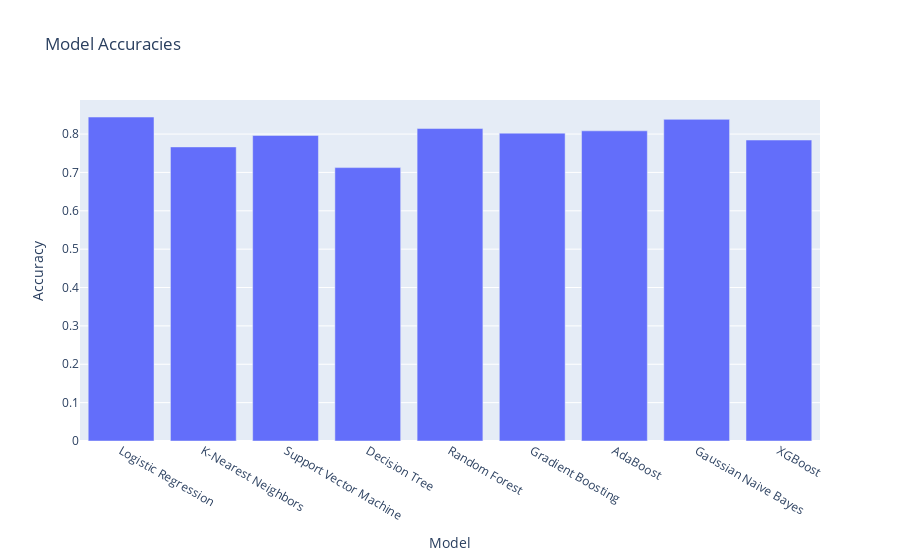

Here is the notebook cell this chart was saved with:
### Code cell
from sklearn.linear_model import LogisticRegression
from sklearn.ensemble import  GradientBoostingClassifier, AdaBoostClassifier
from sklearn.neighbors import KNeighborsClassifier
from sklearn.svm import SVC
from sklearn.tree import DecisionTreeClassifier
from sklearn.naive_bayes import GaussianNB
from xgboost import XGBClassifier
import plotly.express as px


classification_models = {
    "Logistic Regression": LogisticRegression(),
    "K-Nearest Neighbors": KNeighborsClassifier(),
    "Support Vector Machine": SVC(),
    "Decision Tree": DecisionTreeClassifier(),
    "Random Forest": RandomForestClassifier(),
    "Gradient Boosting": GradientBoostingClassifier(),
    "AdaBoost": AdaBoostClassifier(),
    "Gaussian Naive Bayes": GaussianNB(),
    "XGBoost": XGBClassifier()}

model_names=[]
accuracies=[]

for name,clf in classification_models.items():
    clf.fit(X_train,y_train)
    score=clf.score(X_test,y_test)
    model_names.append(name)
    accuracies.append(score)
    print(f"{name} accuracy: {score:.2f}")

df_models=pd.DataFrame({'Model':model_names,'Accuracy':accuracies})
fig = px.bar(df_models, x='Model', y='Accuracy', title='Model Accuracies')
fig.show()

### Figure 1 — Plotly figure (JSON) as saved in the notebook; plotly's stock layout.template omitted (floating-point values rounded to 4 significant figures)
{"data": [{"alignmentgroup": "True", "hovertemplate": "Model=%{x}<br>Accuracy=%{y}<extra></extra>", "legendgroup": "", "marker": {"color": "#636efa", "pattern": {"shape": ""}}, "name": "", "offsetgroup": "", "orientation": "v", "showlegend": false, "textposition": "auto", "x": ["Logistic Regression", "K-Nearest Neighbors", "Support Vector Machine", "Decision Tree", "Random Forest", "Gradient Boosting", "AdaBoost", "Gaussian Naive Bayes", "XGBoost"], "xaxis": "x", "y": [0.8443, 0.7665, 0.7964, 0.7126, 0.8144, 0.8024, 0.8084, 0.8383, 0.7844], "yaxis": "y", "type": "bar"}], "layout": {"xaxis": {"anchor": "y", "domain": [0, 1], "title": {"text": "Model"}}, "yaxis": {"anchor": "x", "domain": [0, 1], "title": {"text": "Accuracy"}}, "legend": {"tracegroupgap": 0}, "title": {"text": "Model Accuracies"}, "barmode": "relative"}}
